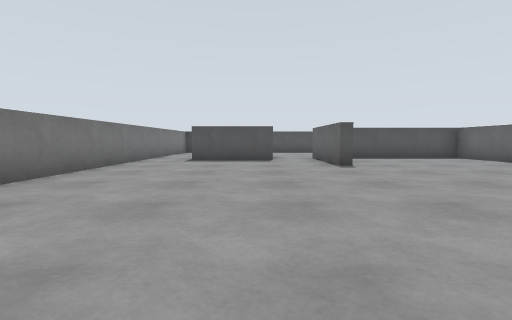
View 1 (above)

15 first-person views from a walk through a world built for the Gazebo simulator. The camera is 0.29 m above the floor, tilts 4° down and sees 85° across. The floor is counted in squares, 0.5 m on a side. Each view is taken from the middle of a square. On the plan, view 1 faces up. The plan holds only what a view shows up to about 9 squares ahead; the rest is blank. The place goes on beyond the plan.

View 2
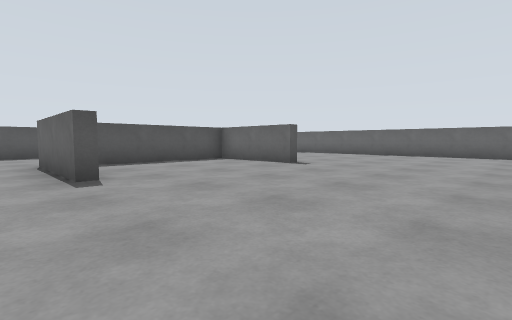

View 3
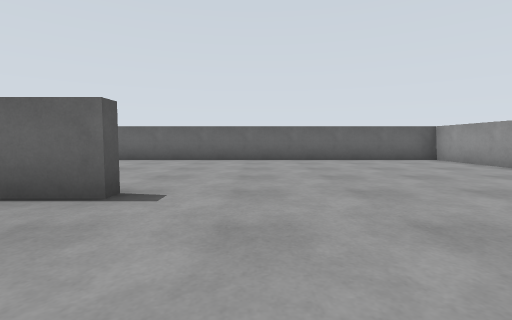

View 4
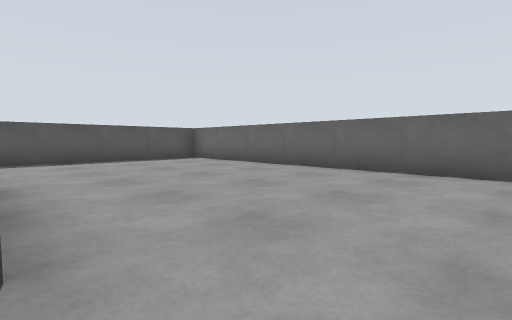

View 5
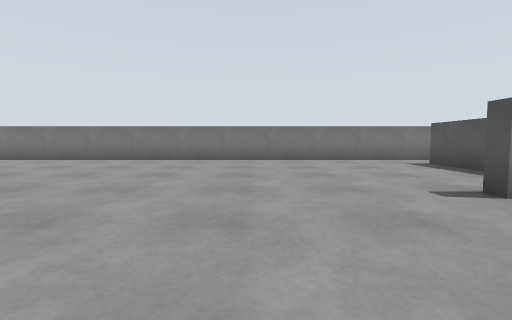

View 6
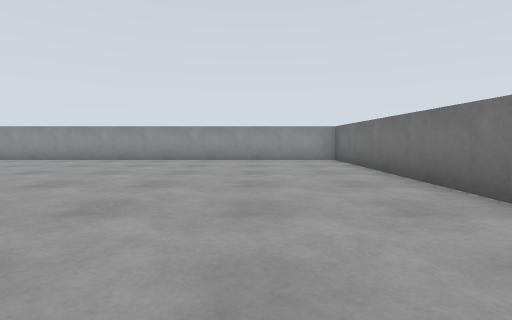

View 7
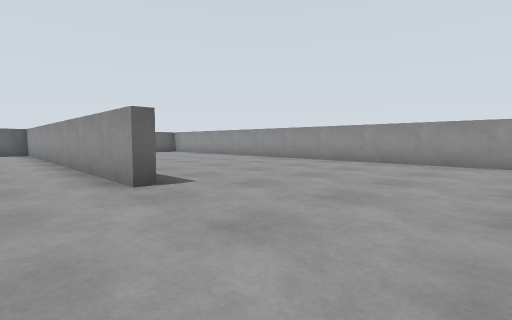

View 8
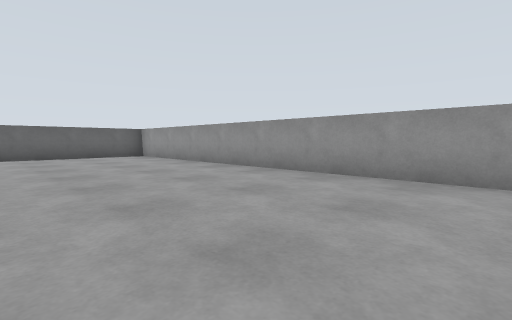

View 9
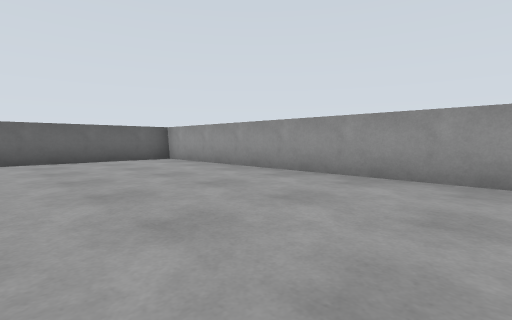

View 10
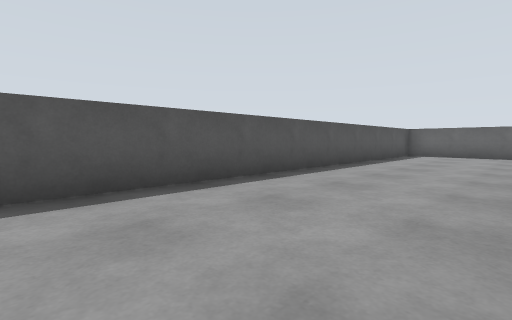

View 11
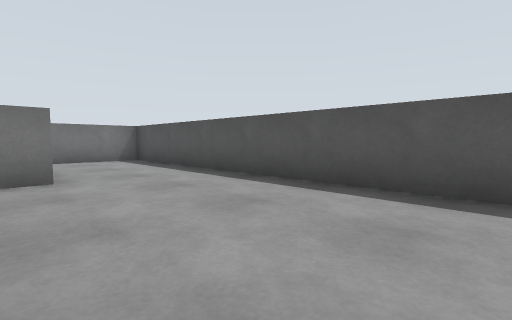

View 12
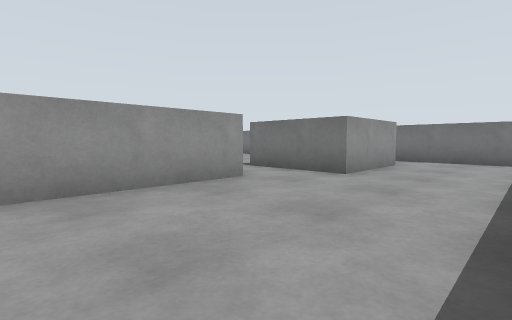

View 13
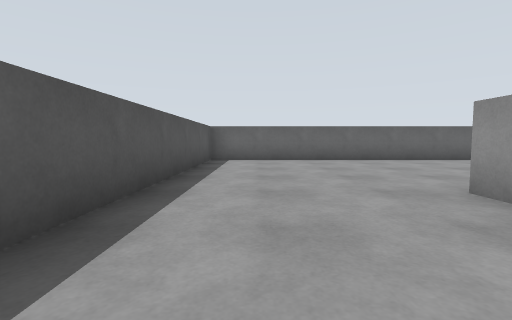

View 14
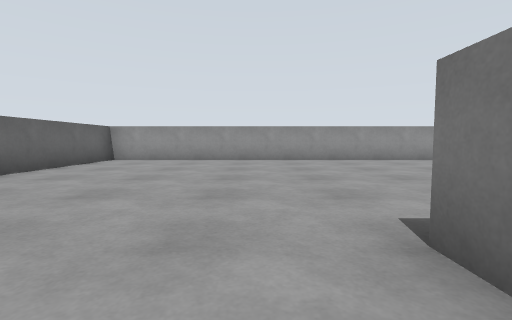

View 15
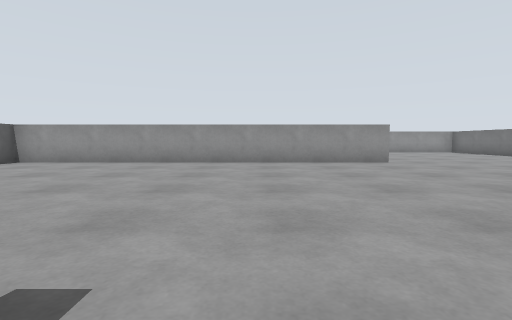

### Floor plan
Points are (right, up) in squares from view 1. A wall is a line through its corners. A room is listed if a view was taken in it or the views show most of it. See-through windows are left out.
Room 1 (views 1, 2, 3, 4, 5, 6, 7, 8, 9, 10, 11, 12, 13, 14, 15)
walls: (6.8, 6.4) (6.8, 9.1); (2.4, 6.5) (2, 6.5) (2, 9.7) (4.9, 9.7); (7, 7) (7, 6.5); (2.5, -0.8) (2.5, -0.4) (12.3, -0.4) (12.3, 13.3) (-3.4, 13.3) (-3.4, -6.4) (12.3, -6.4) (12.3, -2.2); (6.5, 9.3) (3, 9.3); (6.5, 9.7) (7.1, 9.7); (-2, 10.7) (0.5, 10.7) (0.5, 8.3) (-2, 8.3)

Positions as (right, up) in squares from view 1, and headings:
1: (0, 0), facing up
2: (1, 2), facing up-right
3: (4, 5), facing right
4: (7, 5), facing up-right
5: (5, 4), facing left
6: (-1, 2), facing down
7: (-1, 1), facing down-right
8: (2, -2), facing down-right
9: (4, -2), facing down-right
10: (1, 10), facing up-right
11: (5, 10), facing up-left
12: (5, 13), facing down-left
13: (4, 12), facing right
14: (8, 8), facing down
15: (6, 7), facing down
